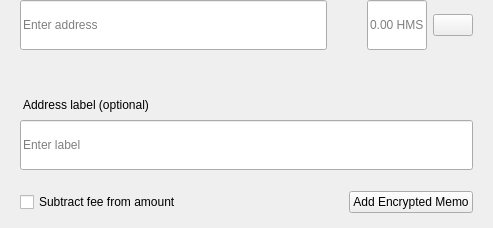
<?xml version="1.0" encoding="UTF-8"?>
<ui version="4.0">
 <class>SendMultiRow</class>
 <widget class="QWidget" name="SendMultiRow">
  <property name="geometry">
   <rect>
    <x>0</x>
    <y>0</y>
    <width>493</width>
    <height>228</height>
   </rect>
  </property>
  <property name="minimumSize">
   <size>
    <width>0</width>
    <height>0</height>
   </size>
  </property>
  <property name="maximumSize">
   <size>
    <width>16777215</width>
    <height>16777215</height>
   </size>
  </property>
  <property name="windowTitle">
   <string notr="true">N/A</string>
  </property>
  <layout class="QVBoxLayout" name="verticalLayout_3">
   <property name="spacing">
    <number>0</number>
   </property>
   <property name="leftMargin">
    <number>0</number>
   </property>
   <property name="topMargin">
    <number>0</number>
   </property>
   <property name="rightMargin">
    <number>20</number>
   </property>
   <property name="bottomMargin">
    <number>5</number>
   </property>
   <item alignment="Qt::AlignTop">
    <widget class="QWidget" name="widget" native="true">
     <property name="sizePolicy">
      <sizepolicy hsizetype="Expanding" vsizetype="Maximum">
       <horstretch>0</horstretch>
       <verstretch>0</verstretch>
      </sizepolicy>
     </property>
     <property name="minimumSize">
      <size>
       <width>0</width>
       <height>60</height>
      </size>
     </property>
     <property name="maximumSize">
      <size>
       <width>16777215</width>
       <height>85</height>
      </size>
     </property>
     <layout class="QHBoxLayout" name="horizontalLayout" stretch="6,0,2">
      <property name="spacing">
       <number>0</number>
      </property>
      <property name="leftMargin">
       <number>8</number>
      </property>
      <property name="topMargin">
       <number>0</number>
      </property>
      <property name="rightMargin">
       <number>0</number>
      </property>
      <property name="bottomMargin">
       <number>0</number>
      </property>
      <item alignment="Qt::AlignTop">
       <widget class="QStackedWidget" name="stackedAddress">
        <property name="minimumSize">
         <size>
          <width>0</width>
          <height>50</height>
         </size>
        </property>
        <property name="maximumSize">
         <size>
          <width>16777215</width>
          <height>50</height>
         </size>
        </property>
        <widget class="QWidget" name="page_4">
         <property name="sizePolicy">
          <sizepolicy hsizetype="Expanding" vsizetype="Preferred">
           <horstretch>0</horstretch>
           <verstretch>0</verstretch>
          </sizepolicy>
         </property>
         <property name="minimumSize">
          <size>
           <width>0</width>
           <height>50</height>
          </size>
         </property>
         <property name="maximumSize">
          <size>
           <width>16777215</width>
           <height>55</height>
          </size>
         </property>
         <layout class="QVBoxLayout" name="verticalLayout_7">
          <property name="spacing">
           <number>0</number>
          </property>
          <property name="leftMargin">
           <number>12</number>
          </property>
          <property name="topMargin">
           <number>0</number>
          </property>
          <property name="rightMargin">
           <number>0</number>
          </property>
          <property name="bottomMargin">
           <number>0</number>
          </property>
          <item>
           <widget class="QLineEdit" name="lineEditAddress">
            <property name="minimumSize">
             <size>
              <width>0</width>
              <height>50</height>
             </size>
            </property>
            <property name="maximumSize">
             <size>
              <width>16777215</width>
              <height>50</height>
             </size>
            </property>
            <property name="placeholderText">
             <string>Enter address</string>
            </property>
           </widget>
          </item>
         </layout>
        </widget>
        <widget class="QWidget" name="page_3"/>
       </widget>
      </item>
      <item>
       <spacer name="horizontalSpacer_3">
        <property name="orientation">
         <enum>Qt::Horizontal</enum>
        </property>
        <property name="sizeType">
         <enum>QSizePolicy::Fixed</enum>
        </property>
        <property name="sizeHint" stdset="0">
         <size>
          <width>40</width>
          <height>20</height>
         </size>
        </property>
       </spacer>
      </item>
      <item>
       <layout class="QHBoxLayout" name="horizontalLayout_2">
        <property name="spacing">
         <number>6</number>
        </property>
        <item alignment="Qt::AlignTop">
         <widget class="QLineEdit" name="lineEditAmount">
          <property name="sizePolicy">
           <sizepolicy hsizetype="Expanding" vsizetype="Preferred">
            <horstretch>0</horstretch>
            <verstretch>0</verstretch>
           </sizepolicy>
          </property>
          <property name="minimumSize">
           <size>
            <width>0</width>
            <height>50</height>
           </size>
          </property>
          <property name="maximumSize">
           <size>
            <width>16777215</width>
            <height>50</height>
           </size>
          </property>
          <property name="maxLength">
           <number>17</number>
          </property>
          <property name="alignment">
           <set>Qt::AlignLeading|Qt::AlignLeft|Qt::AlignVCenter</set>
          </property>
          <property name="placeholderText">
           <string notr="true">0.00 HMS</string>
          </property>
         </widget>
        </item>
        <item>
         <layout class="QVBoxLayout" name="verticalLayout">
          <property name="topMargin">
           <number>14</number>
          </property>
          <property name="bottomMargin">
           <number>0</number>
          </property>
          <item alignment="Qt::AlignTop">
           <widget class="QPushButton" name="btnMenu">
            <property name="minimumSize">
             <size>
              <width>0</width>
              <height>0</height>
             </size>
            </property>
            <property name="maximumSize">
             <size>
              <width>16777215</width>
              <height>16777215</height>
             </size>
            </property>
            <property name="focusPolicy">
             <enum>Qt::NoFocus</enum>
            </property>
            <property name="text">
             <string/>
            </property>
           </widget>
          </item>
         </layout>
        </item>
       </layout>
      </item>
     </layout>
    </widget>
   </item>
   <item>
    <widget class="QWidget" name="layoutLabel" native="true">
     <property name="minimumSize">
      <size>
       <width>0</width>
       <height>0</height>
      </size>
     </property>
     <property name="maximumSize">
      <size>
       <width>16777215</width>
       <height>16777215</height>
      </size>
     </property>
     <layout class="QVBoxLayout" name="verticalLayout_9">
      <property name="spacing">
       <number>6</number>
      </property>
      <property name="leftMargin">
       <number>20</number>
      </property>
      <property name="topMargin">
       <number>0</number>
      </property>
      <property name="rightMargin">
       <number>0</number>
      </property>
      <property name="bottomMargin">
       <number>10</number>
      </property>
      <item>
       <spacer name="verticalSpacer">
        <property name="orientation">
         <enum>Qt::Vertical</enum>
        </property>
        <property name="sizeType">
         <enum>QSizePolicy::Fixed</enum>
        </property>
        <property name="sizeHint" stdset="0">
         <size>
          <width>20</width>
          <height>20</height>
         </size>
        </property>
       </spacer>
      </item>
      <item>
       <widget class="QLabel" name="labelSubtitleDescription">
        <property name="styleSheet">
         <string notr="true">margin-bottom:2px;
margin-left:0.05px;
padding:0px;</string>
        </property>
        <property name="text">
         <string>Address label (optional)</string>
        </property>
       </widget>
      </item>
      <item>
       <widget class="QLineEdit" name="lineEditDescription">
        <property name="minimumSize">
         <size>
          <width>0</width>
          <height>50</height>
         </size>
        </property>
        <property name="maximumSize">
         <size>
          <width>16777215</width>
          <height>50</height>
         </size>
        </property>
        <property name="placeholderText">
         <string>Enter label</string>
        </property>
       </widget>
      </item>
      <item>
       <spacer name="verticalSpacer_2">
        <property name="orientation">
         <enum>Qt::Vertical</enum>
        </property>
        <property name="sizeType">
         <enum>QSizePolicy::Fixed</enum>
        </property>
        <property name="sizeHint" stdset="0">
         <size>
          <width>20</width>
          <height>15</height>
         </size>
        </property>
       </spacer>
      </item>
      <item>
       <widget class="QWidget" name="containerMemo" native="true">
        <layout class="QHBoxLayout" name="horizontalLayout_5">
         <property name="leftMargin">
          <number>0</number>
         </property>
         <property name="topMargin">
          <number>0</number>
         </property>
         <property name="rightMargin">
          <number>0</number>
         </property>
         <property name="bottomMargin">
          <number>0</number>
         </property>
         <item>
          <widget class="QCheckBox" name="checkboxSubtractFeeFromAmount">
           <property name="toolTip">
            <string>The fee will be deducted from the amount being sent. The recipient will receive less HMS than you enter in the amount field. If multiple recipients are selected, the fee is split equally.</string>
           </property>
           <property name="text">
            <string>Subtract fee from amount</string>
           </property>
          </widget>
         </item>
         <item>
          <spacer name="horizontalSpacer">
           <property name="orientation">
            <enum>Qt::Horizontal</enum>
           </property>
           <property name="sizeHint" stdset="0">
            <size>
             <width>40</width>
             <height>20</height>
            </size>
           </property>
          </spacer>
         </item>
         <item>
          <widget class="QPushButton" name="btnAddMemo">
           <property name="text">
            <string notr="true">Add Encrypted Memo</string>
           </property>
          </widget>
         </item>
        </layout>
       </widget>
      </item>
     </layout>
    </widget>
   </item>
  </layout>
 </widget>
 <resources/>
 <connections/>
</ui>
